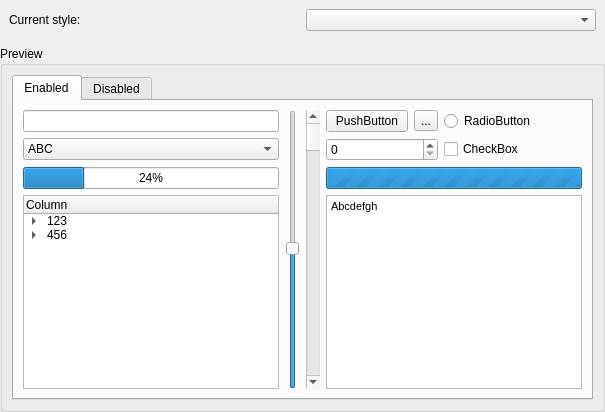
         <widget class="QWidget" name="stylePage">
          <layout class="QVBoxLayout" name="verticalLayout_6">
           <property name="leftMargin">
            <number>0</number>
           </property>
           <property name="topMargin">
            <number>0</number>
           </property>
           <property name="rightMargin">
            <number>0</number>
           </property>
           <property name="bottomMargin">
            <number>0</number>
           </property>
           <item>
            <widget class="QWidget" name="activeStyleWidget" native="true">
             <layout class="QHBoxLayout" name="horizontalLayout">
              <item>
               <widget class="QLabel" name="activeStyleLabel">
                <property name="text">
                 <string>Current style:</string>
                </property>
               </widget>
              </item>
              <item>
               <widget class="QComboBox" name="activeStyleCombo">
                <property name="cfg" stdset="0">
                 <string notr="true">General.Style</string>
                </property>
               </widget>
              </item>
             </layout>
            </widget>
           </item>
           <item>
            <widget class="QGroupBox" name="activeStylePreviewGroup">
             <property name="title">
              <string>Preview</string>
             </property>
             <layout class="QVBoxLayout" name="verticalLayout_8">
              <item>
               <widget class="QTabWidget" name="previewTabs">
                <property name="currentIndex">
                 <number>0</number>
                </property>
                <widget class="QWidget" name="previewTab1">
                 <attribute name="title">
                  <string>Enabled</string>
                 </attribute>
                 <layout class="QVBoxLayout" name="verticalLayout_2">
                  <item>
                   <widget class="QWidget" name="previewWidget" native="true">
                    <layout class="QGridLayout" name="gridLayout_8">
                     <property name="leftMargin">
                      <number>0</number>
                     </property>
                     <property name="topMargin">
                      <number>0</number>
                     </property>
                     <property name="rightMargin">
                      <number>0</number>
                     </property>
                     <property name="bottomMargin">
                      <number>0</number>
                     </property>
                     <item row="2" column="0">
                      <widget class="QProgressBar" name="previewProgressBar">
                       <property name="value">
                        <number>24</number>
                       </property>
                      </widget>
                     </item>
                     <item row="1" column="6">
                      <widget class="QCheckBox" name="previewCheckBox">
                       <property name="text">
                        <string notr="true">CheckBox</string>
                       </property>
                      </widget>
                     </item>
                     <item row="0" column="1" rowspan="4">
                      <widget class="QSlider" name="previewVerticalSlider">
                       <property name="value">
                        <number>50</number>
                       </property>
                       <property name="orientation">
                        <enum>Qt::Vertical</enum>
                       </property>
                      </widget>
                     </item>
                     <item row="0" column="2" rowspan="4">
                      <widget class="QScrollBar" name="previewVerticalScrollBar">
                       <property name="orientation">
                        <enum>Qt::Vertical</enum>
                       </property>
                      </widget>
                     </item>
                     <item row="0" column="3" colspan="2">
                      <widget class="QPushButton" name="previewPushButton">
                       <property name="text">
                        <string notr="true">PushButton</string>
                       </property>
                      </widget>
                     </item>
                     <item row="1" column="3" colspan="3">
                      <widget class="QSpinBox" name="previewSpinBox"/>
                     </item>
                     <item row="2" column="3" colspan="5">
                      <widget class="QProgressBar" name="progressBar">
                       <property name="maximum">
                        <number>0</number>
                       </property>
                       <property name="value">
                        <number>0</number>
                       </property>
                       <property name="alignment">
                        <set>Qt::AlignCenter</set>
                       </property>
                      </widget>
                     </item>
                     <item row="3" column="0">
                      <widget class="QTreeWidget" name="previewTreeWidget">
                       <column>
                        <property name="text">
                         <string notr="true">Column</string>
                        </property>
                       </column>
                       <item>
                        <property name="text">
                         <string notr="true">123</string>
                        </property>
                        <item>
                         <property name="text">
                          <string notr="true">11111</string>
                         </property>
                        </item>
                        <item>
                         <property name="text">
                          <string notr="true">22222</string>
                         </property>
                        </item>
                        <item>
                         <property name="text">
                          <string notr="true">33333</string>
                         </property>
                        </item>
                       </item>
                       <item>
                        <property name="text">
                         <string notr="true">456</string>
                        </property>
                        <item>
                         <property name="text">
                          <string notr="true">44444</string>
                         </property>
                        </item>
                        <item>
                         <property name="text">
                          <string notr="true">55555</string>
                         </property>
                        </item>
                        <item>
                         <property name="text">
                          <string notr="true">66666</string>
                         </property>
                        </item>
                       </item>
                      </widget>
                     </item>
                     <item row="0" column="5">
                      <widget class="QToolButton" name="previewToolButton">
                       <property name="text">
                        <string notr="true">...</string>
                       </property>
                      </widget>
                     </item>
                     <item row="0" column="0">
                      <widget class="QLineEdit" name="previewLineEdit"/>
                     </item>
                     <item row="0" column="6">
                      <widget class="QRadioButton" name="previewRadioButton">
                       <property name="text">
                        <string notr="true">RadioButton</string>
                       </property>
                      </widget>
                     </item>
                     <item row="1" column="0">
                      <widget class="QComboBox" name="previewComboBox">
                       <property name="currentText">
                        <string notr="true">ABC</string>
                       </property>
                       <item>
                        <property name="text">
                         <string notr="true">ABC</string>
                        </property>
                       </item>
                       <item>
                        <property name="text">
                         <string notr="true">XYZ</string>
                        </property>
                       </item>
                      </widget>
                     </item>
                     <item row="3" column="3" colspan="5">
                      <widget class="QTextEdit" name="previewTextEdit">
                       <property name="html">
                        <string notr="true">&lt;!DOCTYPE HTML PUBLIC &quot;-//W3C//DTD HTML 4.0//EN&quot; &quot;http://www.w3.org/TR/REC-html40/strict.dtd&quot;&gt;
&lt;html&gt;&lt;head&gt;&lt;meta name=&quot;qrichtext&quot; content=&quot;1&quot; /&gt;&lt;style type=&quot;text/css&quot;&gt;
p, li { white-space: pre-wrap; }
&lt;/style&gt;&lt;/head&gt;&lt;body style=&quot; font-family:'MS Shell Dlg 2'; font-size:8.25pt; font-weight:400; font-style:normal;&quot;&gt;
&lt;p style=&quot; margin-top:0px; margin-bottom:0px; margin-left:0px; margin-right:0px; -qt-block-indent:0; text-indent:0px;&quot;&gt;&lt;span style=&quot; font-size:8pt;&quot;&gt;Abcdefgh&lt;/span&gt;&lt;/p&gt;&lt;/body&gt;&lt;/html&gt;</string>
                       </property>
                      </widget>
                     </item>
                    </layout>
                   </widget>
                  </item>
                 </layout>
                </widget>
                <widget class="QWidget" name="previewTab2">
                 <attribute name="title">
                  <string>Disabled</string>
                 </attribute>
                 <layout class="QGridLayout" name="gridLayout_7"/>
                </widget>
               </widget>
              </item>
             </layout>
            </widget>
           </item>
          </layout>
         </widget>
